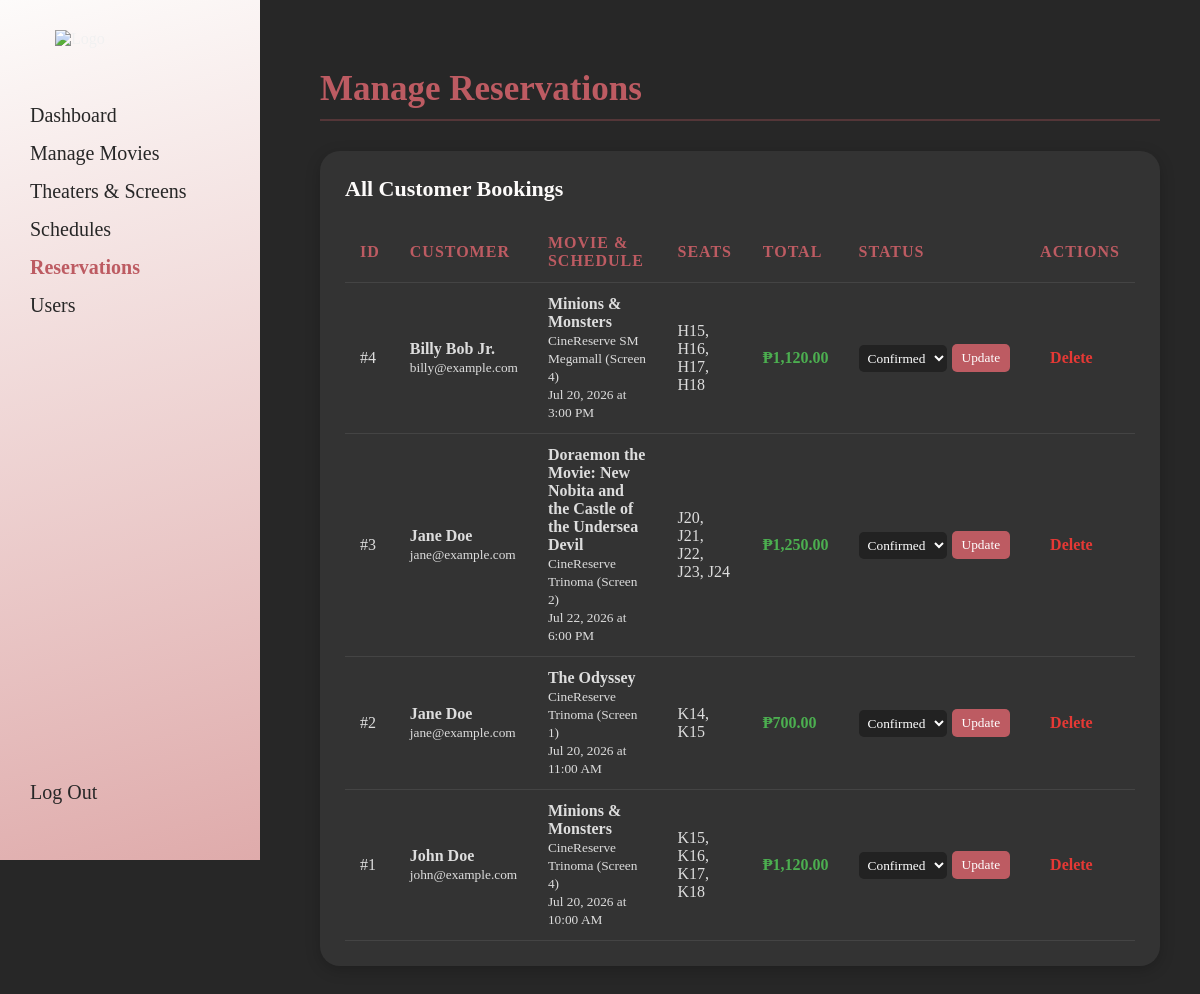
The app's page /Admin_Reservations.php (signed in) with its own data.
### tables this page shows
CREATE TABLE `reservations` (
  `reservation_id` int(11) NOT NULL,
  `user_id` int(11) NOT NULL,
  `schedule_id` int(11) NOT NULL,
  `total_amount` decimal(8,2) NOT NULL,
  `status` enum('pending','confirmed','cancelled') NOT NULL DEFAULT 'pending',
  `reservation_date` timestamp NOT NULL DEFAULT current_timestamp()
);

CREATE TABLE `users` (
  `user_id` int(11) NOT NULL,
  `full_name` varchar(100) NOT NULL,
  `email` varchar(150) NOT NULL,
  `password_hash` varchar(255) NOT NULL,
  `phone_number` varchar(20) DEFAULT NULL,
  `role` enum('customer','admin') NOT NULL DEFAULT 'customer',
  `created_at` timestamp NOT NULL DEFAULT current_timestamp(),
  `updated_at` timestamp NOT NULL DEFAULT current_timestamp() ON UPDATE current_timestamp()
);

CREATE TABLE `movies` (
  `movie_id` int(11) NOT NULL,
  `title` varchar(200) NOT NULL,
  `description` text DEFAULT NULL,
  `genre` varchar(100) DEFAULT NULL,
  `duration_minutes` int(11) NOT NULL,
  `rating` varchar(10) DEFAULT NULL,
  `poster_url` varchar(255) DEFAULT NULL,
  `release_date` date DEFAULT NULL,
  `status` enum('now_showing','upcoming','ended') NOT NULL DEFAULT 'upcoming',
  `created_at` timestamp NOT NULL DEFAULT current_timestamp(),
  `updated_at` timestamp NOT NULL DEFAULT current_timestamp() ON UPDATE current_timestamp()
);

CREATE TABLE `theaters` (
  `theater_id` int(11) NOT NULL,
  `name` varchar(150) NOT NULL,
  `location` varchar(255) NOT NULL,
  `contact_number` varchar(20) DEFAULT NULL,
  `created_at` timestamp NOT NULL DEFAULT current_timestamp()
);

CREATE TABLE `screens` (
  `screen_id` int(11) NOT NULL,
  `theater_id` int(11) NOT NULL,
  `screen_name` varchar(50) NOT NULL,
  `total_seats` int(11) NOT NULL,
  `created_at` timestamp NOT NULL DEFAULT current_timestamp()
);

CREATE TABLE `schedules` (
  `schedule_id` int(11) NOT NULL,
  `movie_id` int(11) NOT NULL,
  `screen_id` int(11) NOT NULL,
  `show_date` date NOT NULL,
  `show_time` time NOT NULL,
  `ticket_price` decimal(8,2) NOT NULL,
  `created_at` timestamp NOT NULL DEFAULT current_timestamp()
);

### Admin_Reservations.php (the view, shortened to what this page needs)
<?php
require 'db.php';
$query = "SELECT r.reservation_id, r.total_amount, r.status, r.reservation_date,
                 u.full_name, u.email,
                 m.title AS movie_title,
                 t.name AS theater_name, s.screen_name,
                 sc.show_date, sc.show_time,
                 GROUP_CONCAT(CONCAT(st.seat_row, st.seat_number) SEPARATOR ', ') AS seats
          FROM reservations r
          JOIN users u ON r.user_id = u.user_id
          JOIN schedules sc ON r.schedule_id = sc.schedule_id
          JOIN movies m ON sc.movie_id = m.movie_id
          JOIN screens s ON sc.screen_id = s.screen_id
          JOIN theaters t ON s.theater_id = t.theater_id
          LEFT JOIN reservation_seats rs ON r.reservation_id = rs.reservation_id
          LEFT JOIN seats st ON rs.seat_id = st.seat_id
          GROUP BY r.reservation_id
          ORDER BY r.reservation_date DESC";
$reservations = $conn->query($query)->fetch_all(MYSQLI_ASSOC);
?>
<!DOCTYPE html>
<html lang="en">
<head>
    <link rel="stylesheet" href="CSS/Admin.css">
</head>
<body>
    <nav class="Navigation">
        <img src="Assets/UI-icons/Logo.png" class="Logo" alt="Logo" width="150px">
        <ul>
            <li><a href="Admin_Dashboard.php">Dashboard</a></li>
            <li><a href="Admin_Movies.php">Manage Movies</a></li>
            <li><a href="Admin_Theaters.php">Theaters & Screens</a></li>
            <li><a href="Admin_Schedules.php">Schedules</a></li>
            <li><a href="Admin_Reservations.php" style="font-weight: bold; color: #bd5b62;">Reservations</a></li>
            <li><a href="Admin_Users.php">Users</a></li>
            <li class="Logout"><a href="Auth/Logout.php">Log Out</a></li>
        </ul>
    </nav>
    <main class="Main">
        <h2 class="Page-title">Manage Reservations</h2>
        <div class="data-section">
            <h3>All Customer Bookings</h3>
            <table class="admin-table">
                <thead>
                    <tr>
                        <th>ID</th>
                        <th>Customer</th>
                        <th>Movie & Schedule</th>
                        <th>Seats</th>
                        <th>Total</th>
                        <th>Status</th>
                        <th>Actions</th>
                    </tr>
                </thead>
                <tbody>
                    <?php foreach ($reservations as $res): ?>
                    <tr>
                        <td>#<?= $res['reservation_id'] ?></td>
                        <td><strong><?= htmlspecialchars($res['full_name']) ?></strong><br><small><?= htmlspecialchars($res['email']) ?></small></td>
                        <td>
                            <strong><?= htmlspecialchars($res['movie_title']) ?></strong><br>
                            <small><?= htmlspecialchars($res['theater_name']) ?> (<?= htmlspecialchars($res['screen_name']) ?>)</small><br>
                            <small><?= date('M j, Y', strtotime($res['show_date'])) ?> at <?= date('g:i A', strtotime($res['show_time'])) ?></small>
                        </td>
                        <td><?= htmlspecialchars($res['seats'] ?? 'N/A') ?></td>
                        <td class="highlight">₱<?= number_format($res['total_amount'], 2) ?></td>
                        <td>
                            <form method="POST" action="Admin_Reservations.php" class="inline-form">
                                <select name="status">
                                    <option value="confirmed" <?= $res['status'] === 'confirmed' ? 'selected' : '' ?>>Confirmed</option>
                                </select>
                                <button type="submit">Update</button>
                            </form>
                        </td>
                        <td>
                            <a href="Admin_Reservations.php?delete=<?= $res['reservation_id'] ?>" class="action-link delete" onclick="return confirm('Are you sure you want to completely delete Reservation #<?= $res['reservation_id'] ?>?');">Delete</a>
                        </td>
                    </tr>
                    <?php endforeach; ?>
                </tbody>
            </table>
        </div>
    </main>
</body>
</html>

### CSS/Admin.css (style rules this page uses)
body { margin: 0; background: #272727; color: #f1f1f1; font-family: "myFont", serif; }
nav { position: fixed; top: 0; left: 0; width: 220px; height: 100vh; background: #fdfbfa; background-image: linear-gradient(165deg, #fdfbfa, #dfabab); padding: 30px 20px; display: flex; flex-direction: column; }
nav ul { list-style: none; display: flex; flex-direction: column; height: 100%; padding: 10px; gap: 15px; }
nav ul li { display: flex; align-items: center; }
nav a { color: #272727; text-decoration: none; font-size: 20px; transition: 0.2s; }
.Logo { display: block; margin: 0 auto 30px auto; width: 150px; }
.Logout { margin-top: auto; }
.Main { margin-left: 280px; padding: 40px; }
.Page-title { color: #bd5b62; font-size: 35px; margin-bottom: 30px; border-bottom: 2px solid rgba(189, 91, 98, 0.3); padding-bottom: 10px; }
.data-section { background: #333; padding: 25px; border-radius: 20px; box-shadow: 0 4px 15px rgba(0, 0, 0, 0.2); }
.data-section h3 { margin-top: 0; color: #fdfbfa; font-size: 22px; margin-bottom: 20px; }
.admin-table { width: 100%; border-collapse: collapse; text-align: left; }
.admin-table th, .admin-table td { padding: 12px 15px; border-bottom: 1px solid #444; }
.admin-table th { color: #bd5b62; font-size: 16px; text-transform: uppercase; letter-spacing: 1px; }
.admin-table td { color: #ddd; font-size: 16px; }
.admin-table td.highlight { color: #4CAF50; font-weight: bold; }

### Admin_Reservations.php (style rules this page uses)
.action-link.delete { color: #e53935; text-decoration: none; font-weight: bold; margin-left: 10px; }
.inline-form { display: flex; gap: 5px; align-items: center; }
.inline-form select { padding: 5px; border-radius: 5px; border: none; background: #222; color: white; font-family: "myFont", serif; }
.inline-form button { background: #bd5b62; color: white; border: none; border-radius: 5px; padding: 6px 10px; cursor: pointer; font-family: "myFont", serif; }

### records on screen
reservations: reservation_id "4", user.full_name "Billy Bob Jr.", user.email "billy@example.com", movies.title "Minions & Monsters", theaters.name "CineReserve SM Megamall", screens.screen_name "Screen 4", schedule.show_date "Jul 20, 2026", schedule.show_time "3:00 PM", seats "H15, H16, H17, H18", total_amount "1,120.00", status "Confirmed"
reservations: reservation_id "3", user.full_name "Jane Doe", user.email "jane@example.com", movies.title "Doraemon the Movie: New Nobita and the Castle of the Undersea Devil", theaters.name "CineReserve Trinoma", screens.screen_name "Screen 2", schedule.show_date "Jul 22, 2026", schedule.show_time "6:00 PM", seats "J20, J21, J22, J23, J24", total_amount "1,250.00", status "Confirmed"
reservations: reservation_id "2", user.full_name "Jane Doe", user.email "jane@example.com", movies.title "The Odyssey", theaters.name "CineReserve Trinoma", screens.screen_name "Screen 1", schedule.show_date "Jul 20, 2026", schedule.show_time "11:00 AM", seats "K14, K15", total_amount "700.00", status "Confirmed"
reservations: reservation_id "1", user.full_name "John Doe", user.email "john@example.com", movies.title "Minions & Monsters", theaters.name "CineReserve Trinoma", screens.screen_name "Screen 4", schedule.show_date "Jul 20, 2026", schedule.show_time "10:00 AM", seats "K15, K16, K17, K18", total_amount "1,120.00", status "Confirmed"
